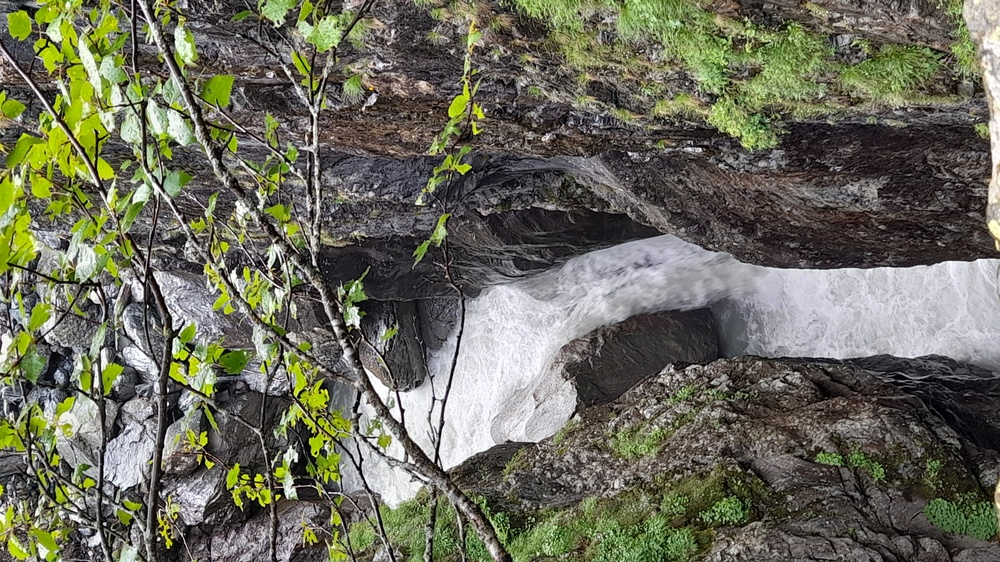
#> input picture water.jpg, 1000 x 562 px, shrunk from 4000 x 2250 before the run
$ python 1.py
#> lines starting #> are read from the running program, lines starting #| are printed output that depends on the picture
import numpy as np
import matplotlib.pyplot as plt
from PIL import Image
img = Image.open('water.jpg')
#> img is the input picture: PIL image 1000x562 RGB; mean R, G, B 107.6, 108.1, 91.9
img_arr = np.array(img)
img_arr = img_arr.mean(axis=2)
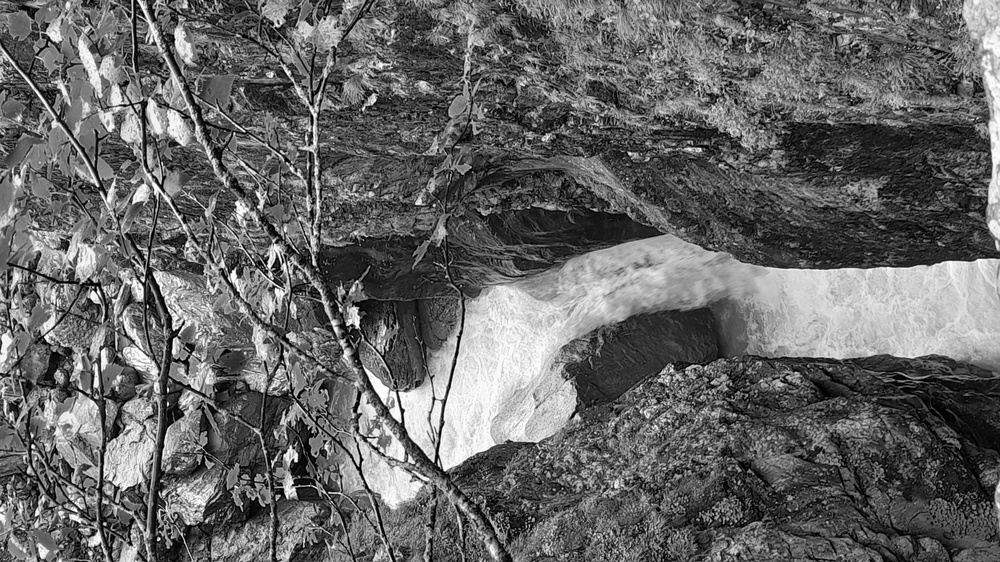
#> img_arr: shape (562, 1000) float64; min 0, max 255, mean 102.5
plt.imshow(np.transpose(img_arr, (1, 0)), cmap='gray')
plt.show()
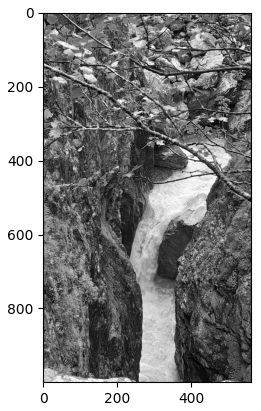
#> figure drawn by matplotlib, 1 panel

$ run again, with small.jpg copied over water.jpg
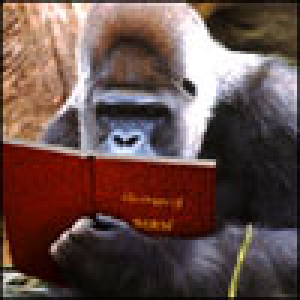
#> input picture small.jpg, 100 x 100 px (shown 3 times larger)
#> img is the input picture: PIL image 100x100 RGB; mean R, G, B 102.1, 77.4, 72.8
#> `img_arr = img_arr.mean(axis=2)`:
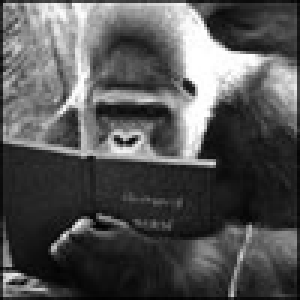
#> img_arr: shape (100, 100) float64 (shown 3 times larger); min 1.67, max 255, mean 84.1
#> `plt.show()`:
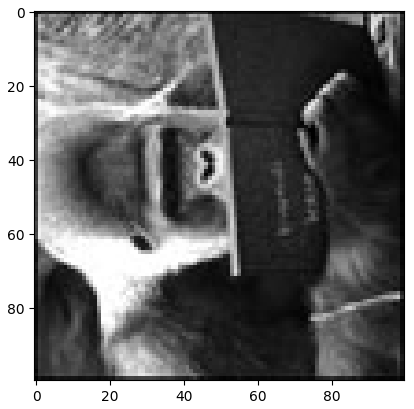
#> figure drawn by matplotlib, 1 panel
